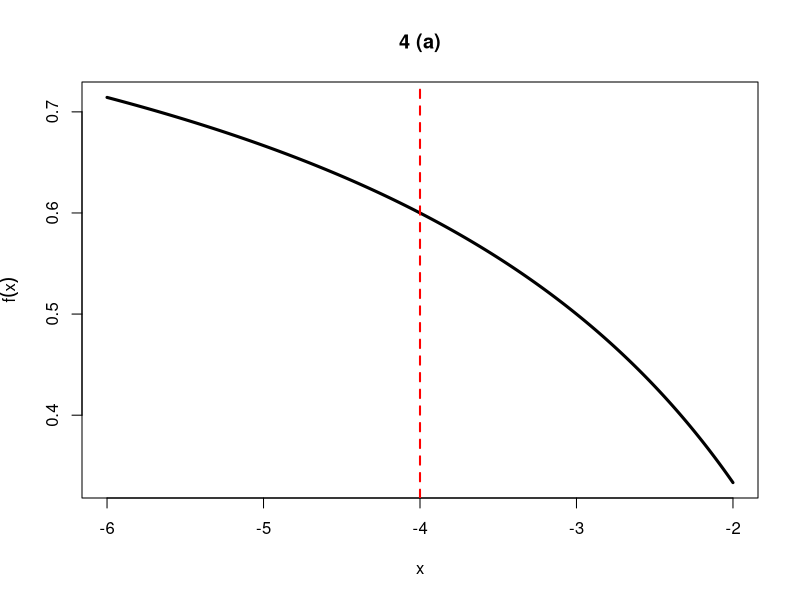
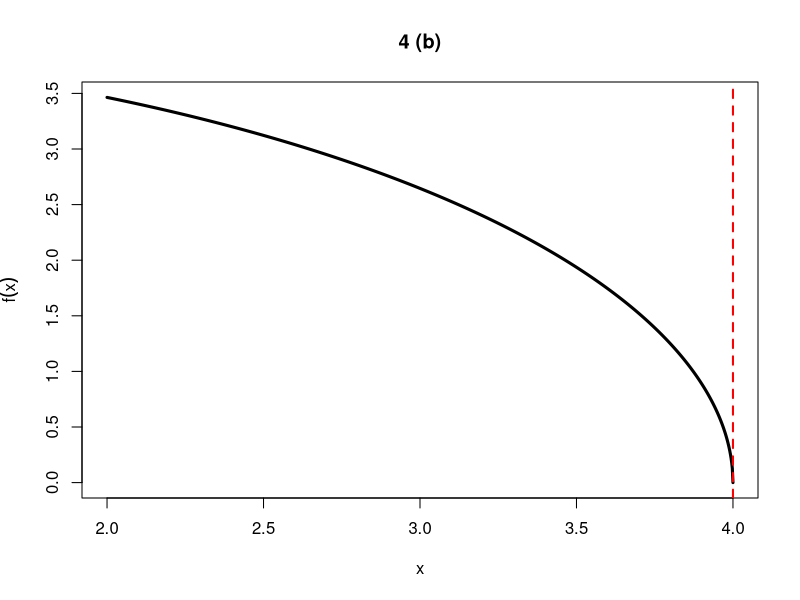
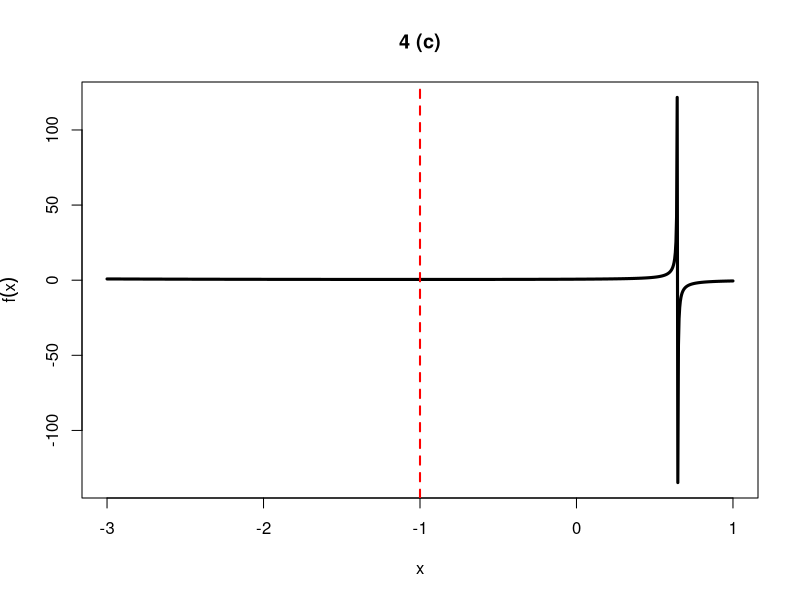
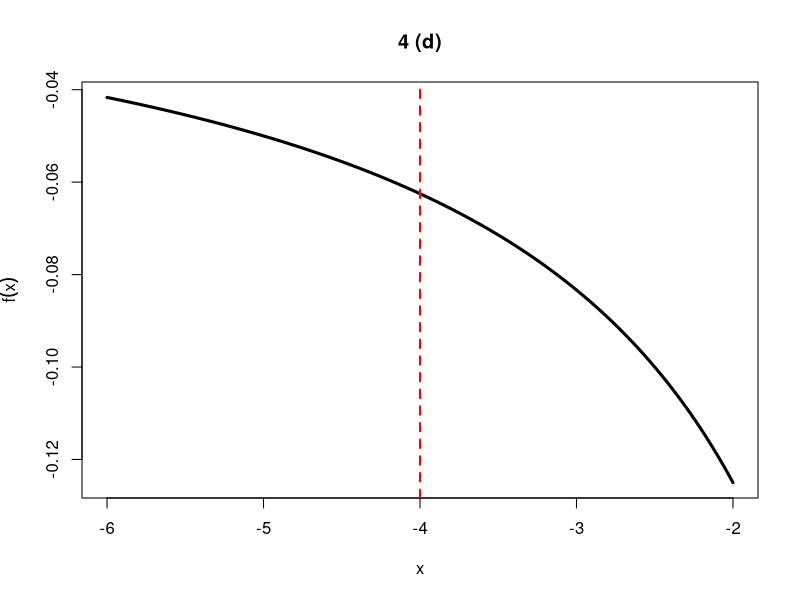

Generate these figures, in order, with R:
## ---- chunk 1
#Part (d)
sum(exp(-4) * 4^(0:3)/factorial(0:3))

#Part (e)
sum(exp(-4) * 4^(11:12)/factorial(11:12))

#Part (f)
1 - sum(exp(-4) * 4^(0:5)/factorial(0:5))
## ---- chunk 2
#First, define a function
prob_days <- function(x) sum(exp(-4) * 4 ^ x / factorial(x))

#Now, the other parts become much more concise and readable:
prob_days(0:3)
prob_days(11:12)
1 - prob_days(0:5)
## ---- chunk 3
ppois(3, lambda = 4)
sum(dpois(11:12, lambda = 4))
1 - ppois(5, lambda = 4)
## ---- chunk 4
#(c) (i)
sum(0:4 * choose(4, 0:4) * .55^(0:4) * (1-.55)^(4:0))

#(c) (ii)
choose(4, 0) * (.55)^0 * (1-.55)^4

#(c) (iii)
sum(choose(4, 3:4) * .55^(3:4) * (1-.55)^(4 - 3:4))

#(c) (iv)
20 * sum(choose(4, 0:2) * .55^(0:2) * (1-.55)^(4 - 0:2)) - 
  15 * sum(choose(4, 3:4) * .55^(3:4) * (1-.55)^(4 - 3:4))

#(c) (v)
100 * sum(choose(4, 3:4) * .55^(3:4) * (1-.55)^(4 - 3:4)) + 
  50 * choose(4, 2) * .55^(2) * (1-.55)^(4 - 2) - 
  200 * sum(choose(4, 0:1) * .55^(0:1) * (1-.55)^(4 - 0:1))
## ---- chunk 5
repub_prob <- function(x) choose(4, x) * .55 ^ x * (1 - .55) ^ (4 - x)

sum(0:4 * repub_prob(0:4))
repub_prob(0)
sum(repub_prob(3:4))
sum(c(20, 20, 20, -15, -15) * repub_prob(0:4))
sum(c(-200, -200, 50, 100, 100) * repub_prob(0:4))
## ---- chunk 6
repub.pmf = dbinom(0:4, size = 4, prob = .55)
sum(0:4 * repub.pmf)
repub.pmf[1L]
sum(repub.pmf[4:5])
sum(c(20, 20, 20, -15, -15) * repub.pmf)
sum(c(-200, -200, 50, 100, 100) * repub.pmf)
## ---- chunk 7
# two-sided limit, so take points on both sides
x <- seq(-6, -2, length.out = 1000L)

plot(x, (x^2 + 5*x + 4)/(x^2 + 3*x - 4),
     type = "l", lwd = 3L, xlab = "x",
     ylab = expression(f(x)), main = "4 (a)")
abline(v = -4, lty = 2, lwd = 2, col = "red")

# one-sided limit, so only take points from one side
x <- seq(2, 4, length.out = 1000L)
plot(x, sqrt(16 - x^2),
     type = "l", lwd = 3L, xlab = "x", 
     ylab = expression(f(x)), main = "4 (b)")
abline(v = 4, lty = 2, lwd = 2, col = "red")

# two-sided limit, so take points on both sides
x <- seq(-3, 1, length.out = 1000L)

plot(x, (x - 2)/(x^2 + 4*x - 3),
     type = "l", lwd = 3L, xlab = "x", 
     ylab = expression(f(x)), main = "4 (c)")
abline(v = -1, lty = 2, lwd = 2, col = "red")

# two-sided limit, so take points on both sides
x <- seq(-6, -2, length.out = 1000L)

plot(x, (1/4 + 1/x)/(4 + x),
     type = "l", lwd = 3L, xlab = "x",
     ylab = expression(f(x)), main = "4 (d)")
abline(v = -4, lty = 2, lwd = 2, col = "red")
## ---- chunk 8
D(expression(4*x^3 + 2*x^2 + 5*x + 11), "x")
D(expression(sqrt(30)), "x")
D(expression(2^3 + (sin(x))^3), "x")
D(expression(log(9*t + 1)), "t")
D(expression(x^3 * cos(11*x)), "x")
D(expression(log(x^2 * exp(x))), "x")
D(expression((1/y^2 - 3/y^4) * (y + 5*y^3)), "y")
D(expression(3*t - 1/2 * t + 1), "t")
## ---- chunk 9
integrate(function(x) x^(3/7), 0, 1)
integrate(function(x) 3/x^4 + 2, 1, 2)
integrate(function(x) 2^x, 8, 9)
integrate(function(x) sqrt(x^5 + 2), 3, 3)
